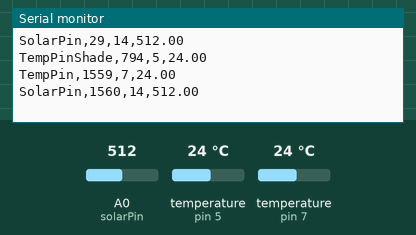
Recording of a sketch running on a simulated Arduino Uno, built with avr-gcc and run on an emulated ATmega328P. Shown: the last lines printed to the serial monitor. The inputs (shaded band) are chosen by the test bench; at power-on: temperature (sensors on pin 5, pin 7) 24 °C, A0 (solarPin) = 512.

Above: at 2.3 s.
2.4 s: temperature (sensor on pin 5) set to 12 °C
At 2.4 s:
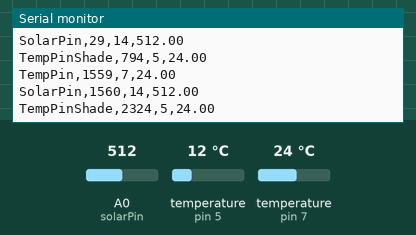
4.5 s: temperature (sensor on pin 7) set to 12 °C
At 5.8 s:
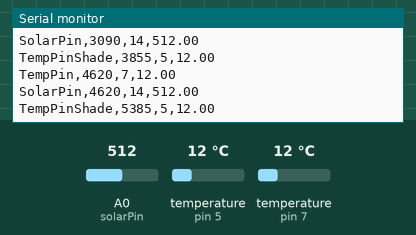
6.6 s: A0 (solarPin) set to 716
At 7.5 s:
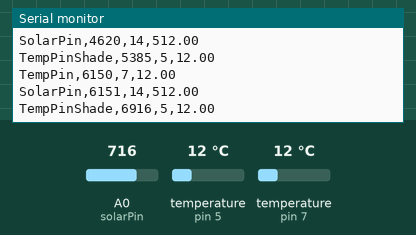
8.7 s: temperature (sensor on pin 5) set to 19 °C
At 10.6 s:
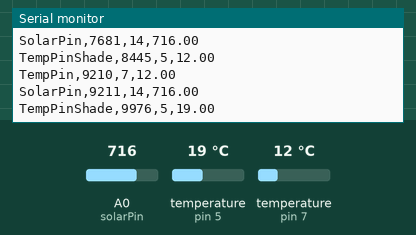
10.8 s: temperature (sensor on pin 7) set to 19 °C
At 12.1 s:
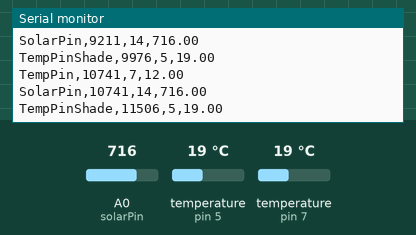
12.9 s: A0 (solarPin) set to 900
At 13.5 s:
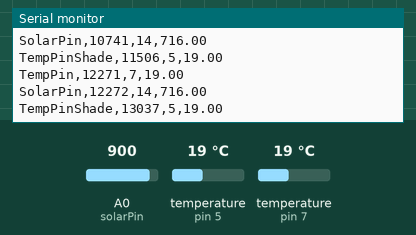
Timing chart, 0 to 15.9 s (numbered marks = the images above; inputs shaded):
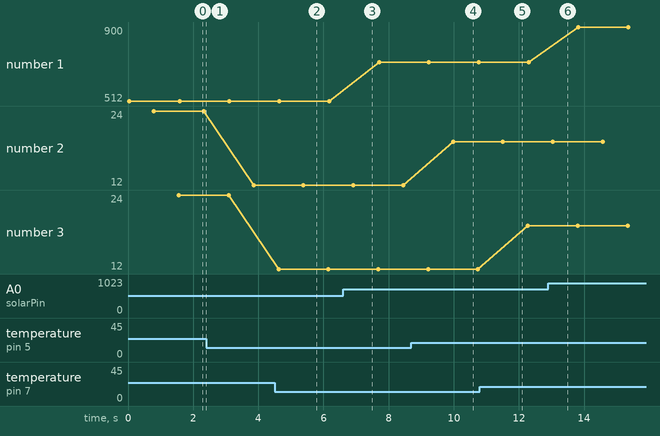

The sketch:

eclipse.ino
```cpp
#include <OneWire.h>
#include <DallasTemperature.h>

//Pins
int solarPin = A0;
int tempPin = 7;
int tempPinShade = 5;

//Both temperature sensors
OneWire oneWire(tempPin);
OneWire oneWireShade(tempPinShade);
DallasTemperature sensors(&oneWire);
DallasTemperature sensorsShade(&oneWireShade);


void setup()
{
  Serial.begin(9600);
  //pinMode(solarPin, INPUT);

  sensors.begin();
  sensorsShade.begin();
}

void loop()
{
  logSolar();
 // delay(500);
  logTempShade();
 // delay(500);
  logTemp();
 // delay(500);
}


void logTemp()
{
  sensors.requestTemperatures();

  String output = buildString("TempPin", tempPin, sensors.getTempCByIndex(0));
  Serial.println(output);
}


void logTempShade()
{
  sensorsShade.requestTemperatures();

  String output = buildString("TempPinShade", tempPinShade, sensorsShade.getTempCByIndex(0));
  Serial.println(output);
}


void logSolar()
{
  int data = analogRead(solarPin);

  String output = buildString("SolarPin", solarPin, data);
  Serial.println(output);
}

//Concats everything for our raspberry pi to read
String buildString(String text, int pin, float data)
{
  String output = text;
  output.concat(",");
  output.concat(millis());
  output.concat(",");
  output.concat(pin);
  output.concat(",");
  output.concat(data);

  return output;
}
```

Measured:
- after the input at 4.5 s, the serial monitor: prints a new line after 0.12 s (image 2)
- after the input at 8.7 s, the serial monitor: prints a new line after 1.3 s (image 4)
- plotted number 1: 512 → 716 after the input at 6.6 s, 716 → 900 after the input at 12.9 s
- plotted number 2: 24 → 12 after the input at 2.4 s, 12 → 19 after the input at 8.7 s
